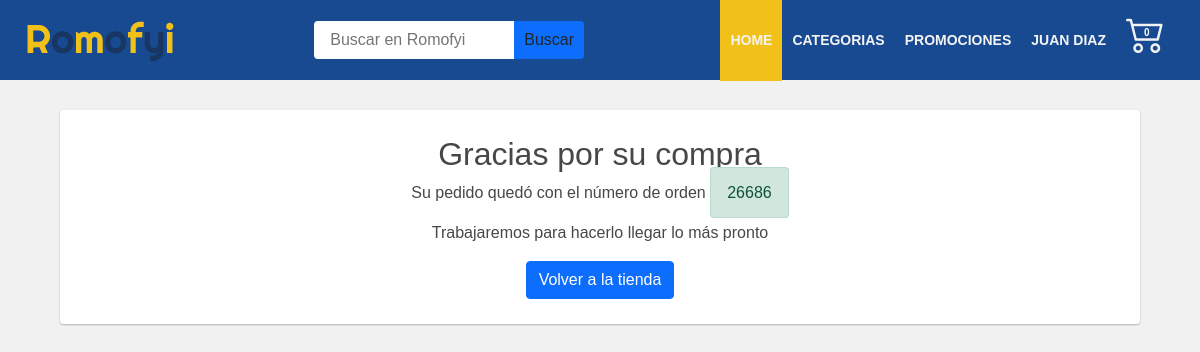
Before: /succes/ (signed in) with the older database file.
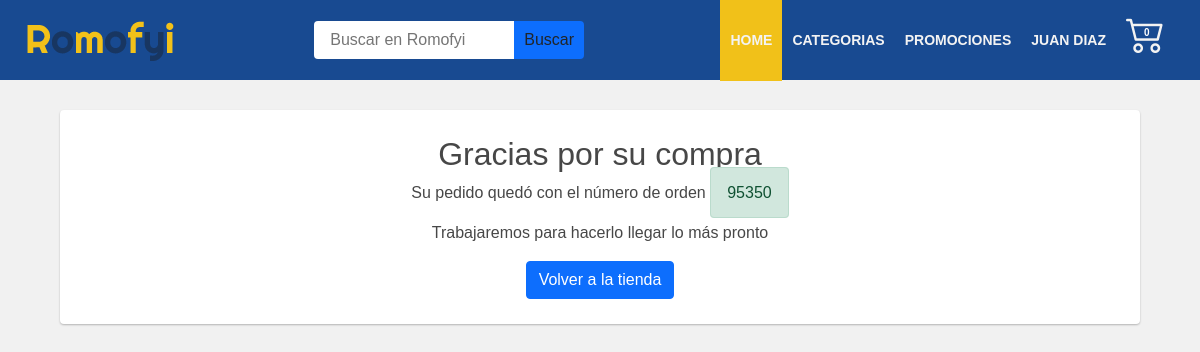
After: the same page with the newer database file.
### Aplicaciones/pedidos/models.py (models this page shows, shortened)
class Pedido(models.Model):
    ordernum = models.CharField(max_length=9,null=True,blank=True)
    user = models.ForeignKey(User, on_delete= models.CASCADE)
    status = models.BooleanField(default=True)
    precioTotal = models.IntegerField(default=0)
    cedula = models.CharField(max_length=11,default="")
    celular = models.CharField(max_length=10,default="")
    direccion = models.CharField(max_length=50,default="")
    departamento = models.CharField(max_length=50, default = '')
    ciudad = models.CharField(max_length=50, default="")
    comentarios = models.CharField(max_length=250,blank=True,null=True)
    created_at = models.DateTimeField(auto_now_add=True)
    def __str__(self) -> str:
        return self.ordernum
    class Meta:
        db_table = 'pedidos'
        verbose_name = 'pedido'
        verbose_name_plural = 'pedidos'
        ordering = ['created_at']

### Aplicaciones/pedidos/views.py (the view)
# urls.py: path('succes/',login_required(pedidoFinalizado), name = 'succes'),
def pedidoFinalizado(request):
    template_name = 'carrito/sucess.html'
    pedido = Pedido.objects.filter(user = request.user).order_by("-created_at")[0]
    contex = {
        'pedido':pedido
    }
    return render(request,template_name,contex)

### Aplicaciones/carrito/context_processor.py (called while the page is built)
def importe_total_carro(request):
    carro = Carro(request)
    total = 0
    CantTotal = 0
    if request.user.is_authenticated:
        for key, value in request.session["carro"].items():
            total = total + int(value["precio"])
            CantTotal = CantTotal + int(value["cantidad"])
    return{"importe_total_carro":total,"importe_CantTotal_carro":CantTotal}

### Aplicaciones/tiendaEnLinea/templates/carrito/sucess.html (shortened to what this page needs)
{% extends 'base/base.html' %}
{% load static %}
{% block content %}
<section class="tablaInfor">
    <div class="tablaInfor_container flexColumnStart">
        <h2>Gracias por su compra</h2>
        <p>Su pedido quedó con el número de orden <span class="alert alert-success text-center">{{pedido}}</span></p>
        <p>Trabajaremos para hacerlo llegar lo más pronto</p>
        <a class="btn btn-primary" href="{% url 'tiendaEnLinea:index'%}">Volver a la tienda</a>
    </div>
</section>
{% endblock %}

Changed rows visible on the page:
removed Pedido: ordernum "26686"
added Pedido: ordernum "95350"
